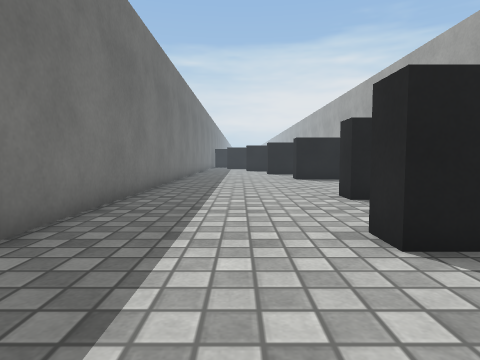
[1] (above)

16 first-person views from a walk through a Unity game level. The camera is 0.51 m above the floor, tilts 4° down and sees 75° across. The floor is counted in squares, 0.5 m on a side. Each view is taken from the middle of a square. On the plan, view 1 faces up. The plan holds only what a view shows up to about 12 squares ahead; the rest is blank. The place goes on beyond the plan. Surface patterns are stand-ins for the level's own textures.

[2]
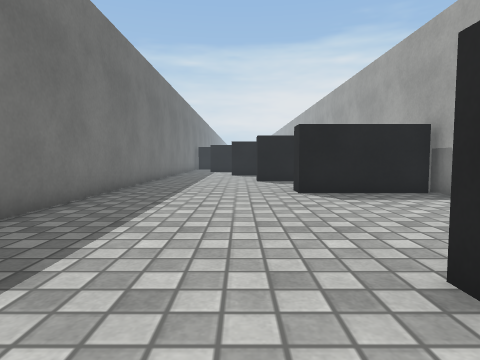

[3]
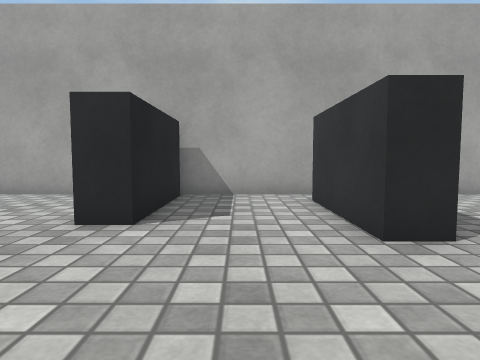

[4]
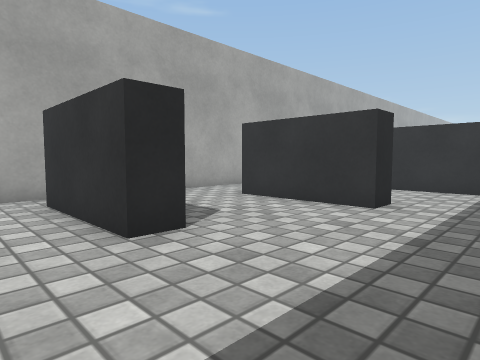

[5]
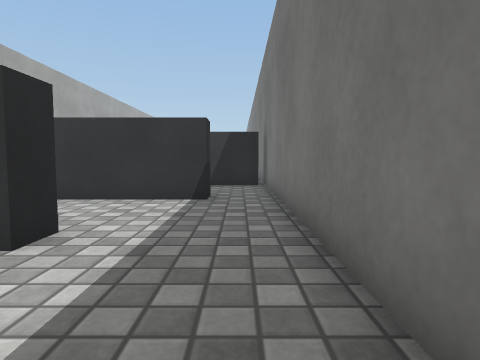

[6]
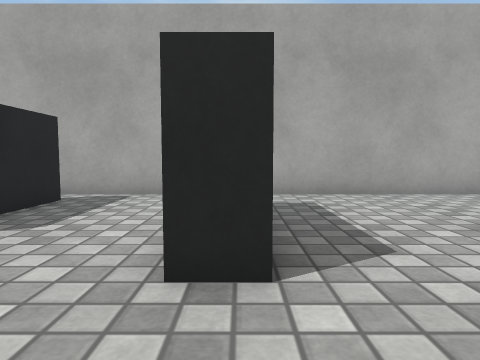

[7]
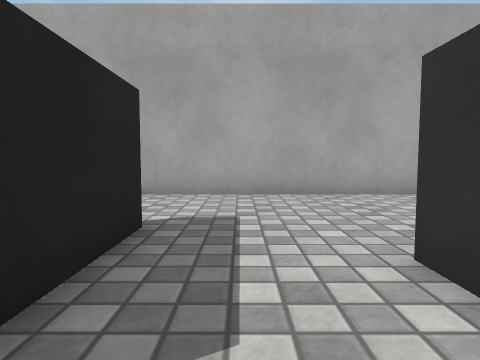

[8]
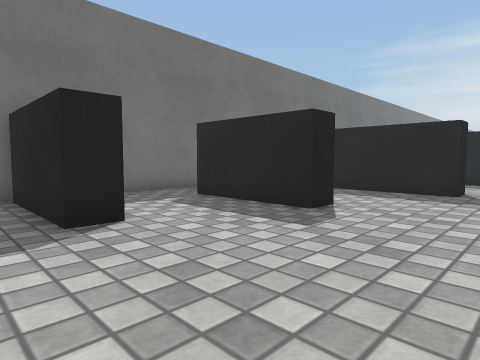

[9]
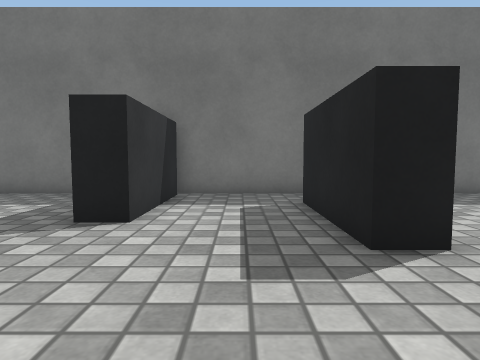

[10]
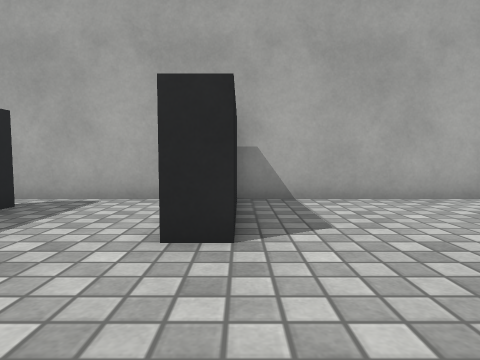

[11]
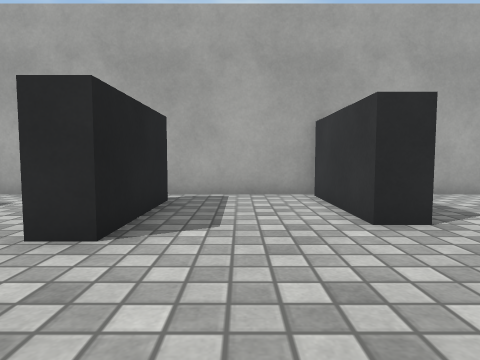

[12]
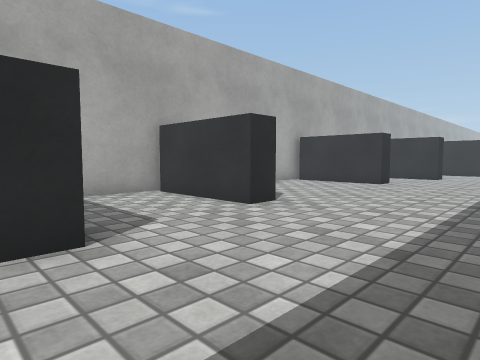

[13]
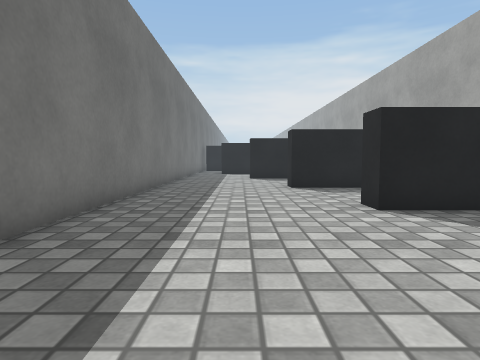

[14]
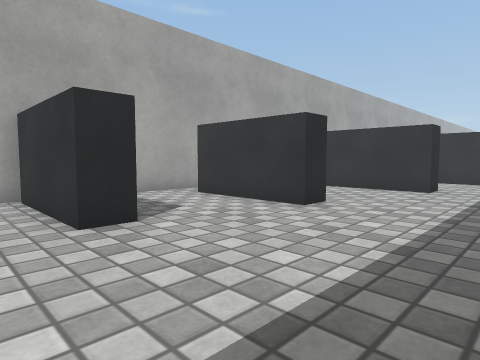

[15]
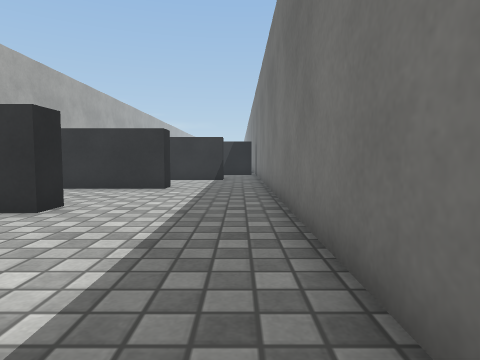

[16]
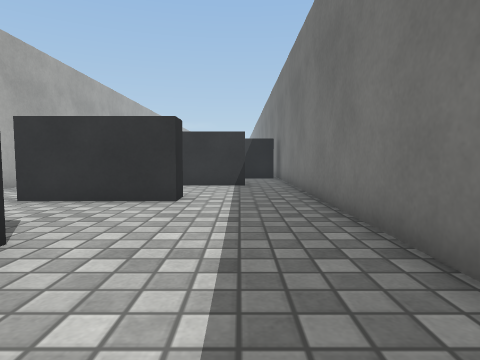

### Floor plan
Points are (right, up) in squares from view 1. A wall is a line through its corners. A room is listed if a view was taken in it or the views show most of it. See-through windows are left out.
Room 1 (views 1, 2, 3, 4, 5, 6, 7, 8, 9, 10, 11, 12, 13, 14, 15, 16)
walls: (5.6, 3.4) (1.8, 3.4) (1.8, 4.2) (5.6, 4.2); (6.5, 7.6) (2.7, 7.6) (2.7, 8.5) (6.5, 8.5); (0.5, -0.4) (4.3, -0.4) (4.3, -1.3) (0.5, -1.3) (0.5, -0.4); (2.6, -4.7) (2.6, -5.5) (-1.2, -5.5) (-1.2, -4.7) (2.6, -4.7); (6.5, 15.1) (2.7, 15.1) (2.7, 16) (6.5, 16); (-2.8, -8.8) (1.1, -8.8) (1.1, -9.6) (-2.8, -9.6); (5.6, 19.8) (1.8, 19.8) (1.8, 20.8); (-3, 21.1) (-3, -9.9); (6.8, -11.5) (6.8, 20.8)
ways out: gap at (6, 4); gap at (6, 20)

Positions as (right, up) in squares from view 1, and headings:
1: (0, 0), facing up
2: (1, 6), facing up
3: (-2, 6), facing right
4: (-2, 6), facing down-right
5: (-2, 3), facing down
6: (-2, -1), facing right
7: (-2, -7), facing right
8: (6, -11), facing up-left
9: (6, -7), facing left
10: (-1, 15), facing right
11: (-2, 18), facing right
12: (-2, 21), facing down-right
13: (0, 9), facing up
14: (-2, 10), facing down-right
15: (-2, 10), facing down
16: (-1, 7), facing down
